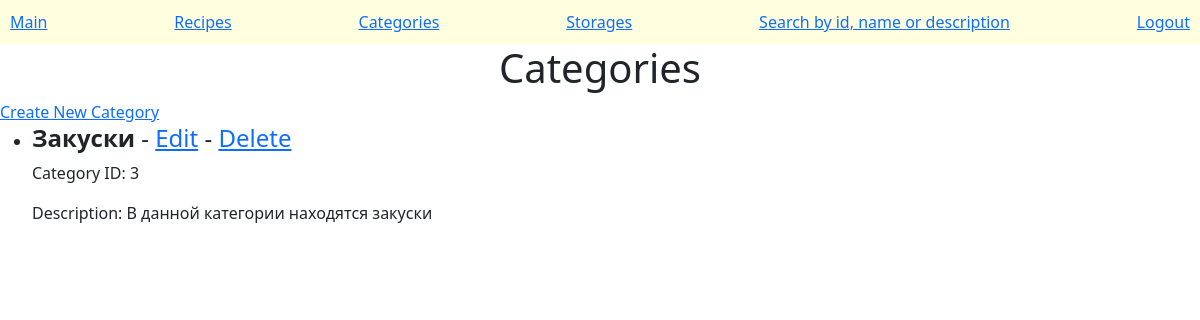
/categories/, run on an earlier commit of the app's database.
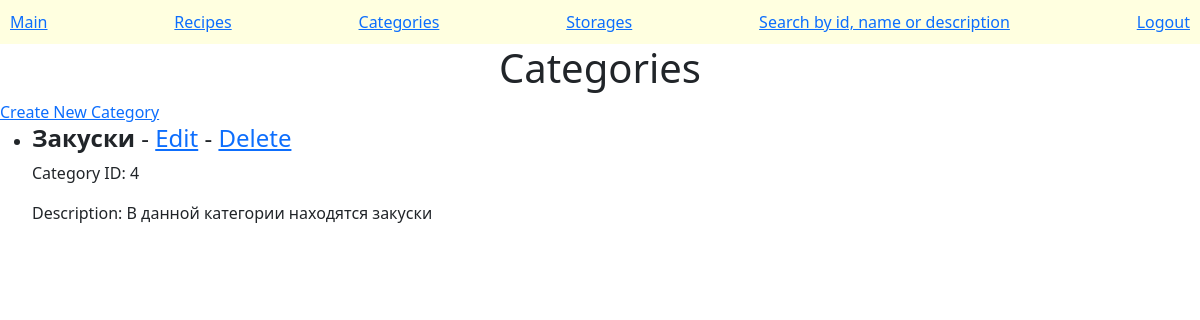
And on a later commit of the database.
### recipes/models.py (models this page shows, shortened)
class Category(models.Model):
    name = models.CharField(max_length=200)
    description = models.CharField(max_length=500)

### recipes/views.py (the view)
# urls.py: path('categories/', CategoryListView.as_view(), name='category_list'),
class CategoryListView(ListView):
    model = Category
    template_name = 'recipes/category_list.html'
    context_object_name = 'categories'

### recipes/templates/recipes/category_list.html
{% extends "recipes/base.html" %}
{% block content %}
<h1>Categories</h1>
<a href="{% url 'category_create' %}">Create New Category</a>
<ul>
    {% for item in object_list %}
    <li>
        <h4><strong>{{ item.name }} </strong> - <a href="{% url 'category_edit' item.pk %}">Edit</a> - <a
                href="{% url 'category_delete' item.pk %}">Delete</a></h4>
        <p>Category ID: {{ item.id }} </p>
        <p>Description: {{ item.description }}</p>
    </li>
    {% endfor %}
</ul>
{% endblock %}

### recipes/templates/recipes/base.html (shortened to what this page needs)
<!DOCTYPE html>
<html lang="ru">
<head>
    {% load static %}
    <link href="https://cdn.jsdelivr.net/npm/bootstrap@5.0.2/dist/css/bootstrap.min.css" rel="stylesheet"
>
    <link rel="stylesheet" href="{% static 'css/style.css' %}">
</head>
<body>
<header>
    <nav class="menu">
        <a href="{% url 'index' %}">Main</a>
        <a href="{% url 'recipe_list' %}">Recipes</a>
        <a href="{% url 'category_list' %}">Categories</a>
        <a href="{% url 'storage_list' %}">Storages</a>
        <a href="{% url 'name_search' %}">Search by id, name or description</a>
        <a href="{% url 'logout' %}">Logout</a>
    </nav>
</header>
<main>
    {% block content %}{% endblock %}
</main>
</body>
</html>

### recipes/static/css/style.css (style rules this page uses)
* { margin-left: 30; }
h1 { display: flex; justify-content: center; }
.menu { padding: 10px; background-color: lightyellow; justify-content: space-between; display: flex; flex-direction: row; height: 100%; }

What changed in the data, as far as the page shows it:
removed Category: name "Закуски", id "3", description "В данной категории находятся закуски"
added Category: name "Закуски", id "4", description "В данной категории находятся закуски"
